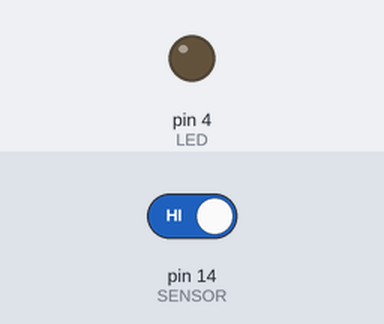
Simulated run of this sketch. Board: Arduino Uno, built with avr-gcc and run on an emulated ATmega328P. Shown: output pins drawn as LEDs (lit = HIGH). The test bench sets the inputs (shaded band); at power-on: pin 14 (SENSOR) HIGH.

Above: at 1.2 s.
1.3 s: pin 14 (SENSOR) driven LOW
At 1.6 s:
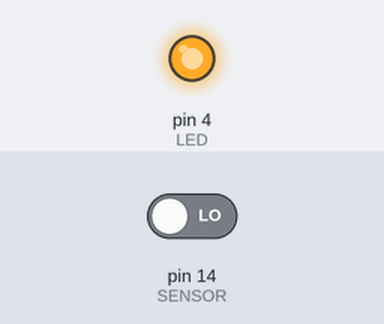
2.8 s: pin 14 (SENSOR) driven HIGH
At 4.0 s:
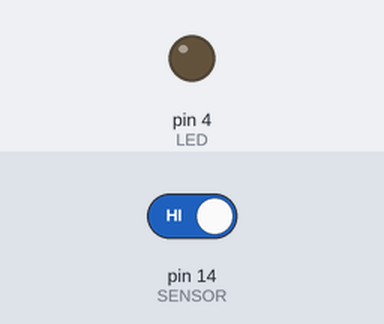
Timing chart, 0 to 5.8 s (numbered marks = the images above; inputs shaded):
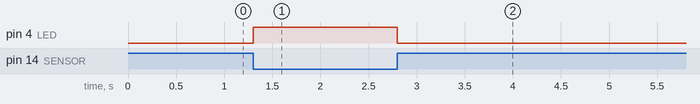

The sketch:

Clase15.ino
```cpp
const int LED = 4;
const int SENSOR = 14;
int valor;
void setup() {
  pinMode(LED, OUTPUT);
  pinMode(SENSOR, INPUT);
}

void loop() {
  valor = digitalRead(SENSOR);
  if(valor == 0){
    digitalWrite(LED, 1);
  }else{
    digitalWrite(LED, 0);
  }
} 
```

Measured:
- after the input at 1.3 s, pin 4 (LED): LOW → HIGH at once
- after the input at 2.8 s, pin 4 (LED): HIGH → LOW at once
